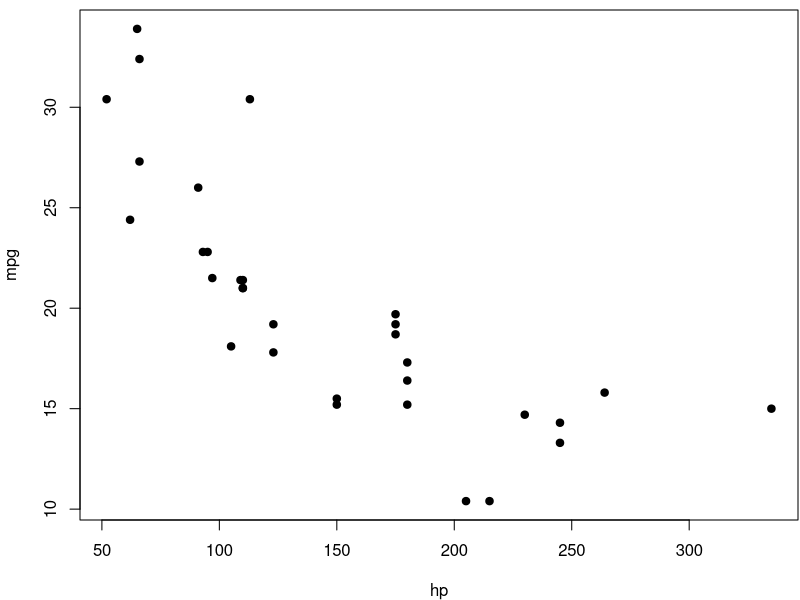
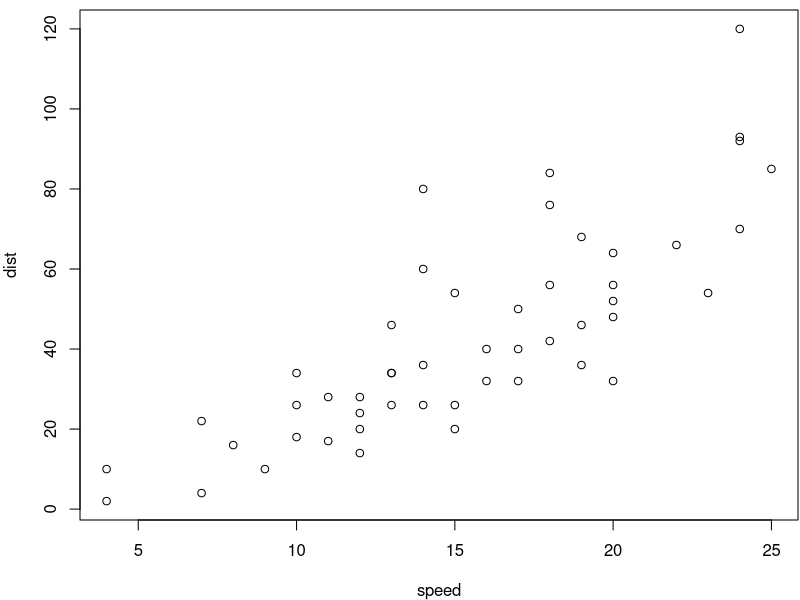

Recreate these plots in R, in order.
## ---- chunk 1
par(mar = c(4, 4, .5, .1))
plot(mpg ~ hp, data = mtcars, pch = 19)
## ---- chunk 2
head(mtcars)
## ---- chunk 3
plot(cars)
